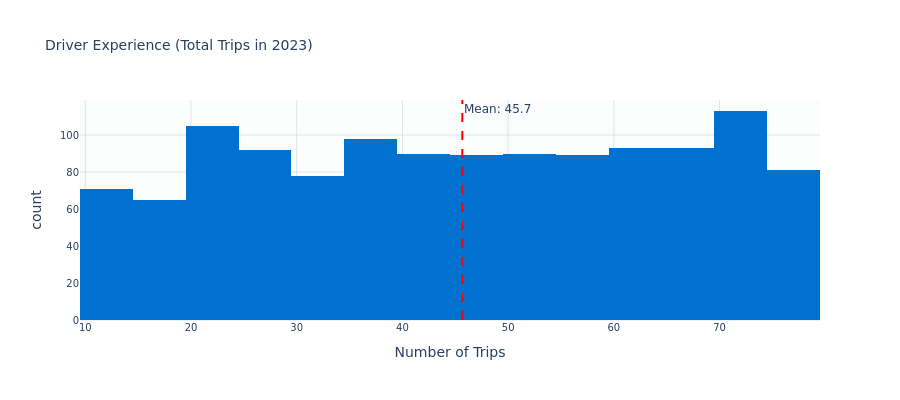

Notebook code cell kept with this figure:
### Code cell
# Driver Experience Distribution
fig = px.histogram(
    driver_features, 
    x='trips',
    nbins=30,
    title='Driver Experience (Total Trips in 2023)',
    labels={'trips': 'Number of Trips', 'count': 'Number of Drivers'},
    color_discrete_sequence=[PROJECT_THEME['walmart_blue']]
)
fig.add_vline(x=driver_features['trips'].mean(), line_dash='dash', line_color='red',
              annotation_text=f"Mean: {driver_features['trips'].mean():.1f}")
fig.update_layout(height=400)
apply_project_theme(fig)
fig.show()

### Figure 1 — Plotly figure (JSON) as saved in the notebook; plotly's stock layout.template omitted (floating-point values rounded to 4 significant figures; data arrays with more than 128 entries replaced by an {"elided": "..."} marker saying what was removed)
{"data": [{"bingroup": "x", "hovertemplate": "Number of Trips=%{x}<br>count=%{y}<extra></extra>", "legendgroup": "", "marker": {"color": "#0071CE", "pattern": {"shape": ""}}, "name": "", "nbinsx": 30, "orientation": "v", "showlegend": false, "type": "histogram", "x": {"elided": "1247 int values"}, "xaxis": "x", "yaxis": "y"}], "layout": {"annotations": [{"showarrow": false, "text": "Mean: 45.7", "x": 45.67, "xanchor": "left", "xref": "x", "y": 1, "yanchor": "top", "yref": "y domain"}], "barmode": "relative", "font": {"family": "DejaVu Sans, Arial, sans-serif", "size": 12}, "height": 400, "hoverlabel": {"bgcolor": "white", "font": {"family": "DejaVu Sans, Arial, sans-serif", "size": 10}}, "legend": {"tracegroupgap": 0}, "paper_bgcolor": "white", "plot_bgcolor": "rgba(248, 249, 250, 0.5)", "shapes": [{"line": {"color": "red", "dash": "dash"}, "type": "line", "x0": 45.67, "x1": 45.67, "xref": "x", "y0": 0, "y1": 1, "yref": "y domain"}], "title": {"font": {"size": 14}, "text": "Driver Experience (Total Trips in 2023)"}, "xaxis": {"anchor": "y", "domain": [0, 1], "gridcolor": "rgba(128, 128, 128, 0.2)", "gridwidth": 1, "showgrid": true, "tickfont": {"size": 10}, "title": {"text": "Number of Trips"}}, "yaxis": {"anchor": "x", "domain": [0, 1], "gridcolor": "rgba(128, 128, 128, 0.2)", "gridwidth": 1, "showgrid": true, "tickfont": {"size": 10}, "title": {"text": "count"}}}}
